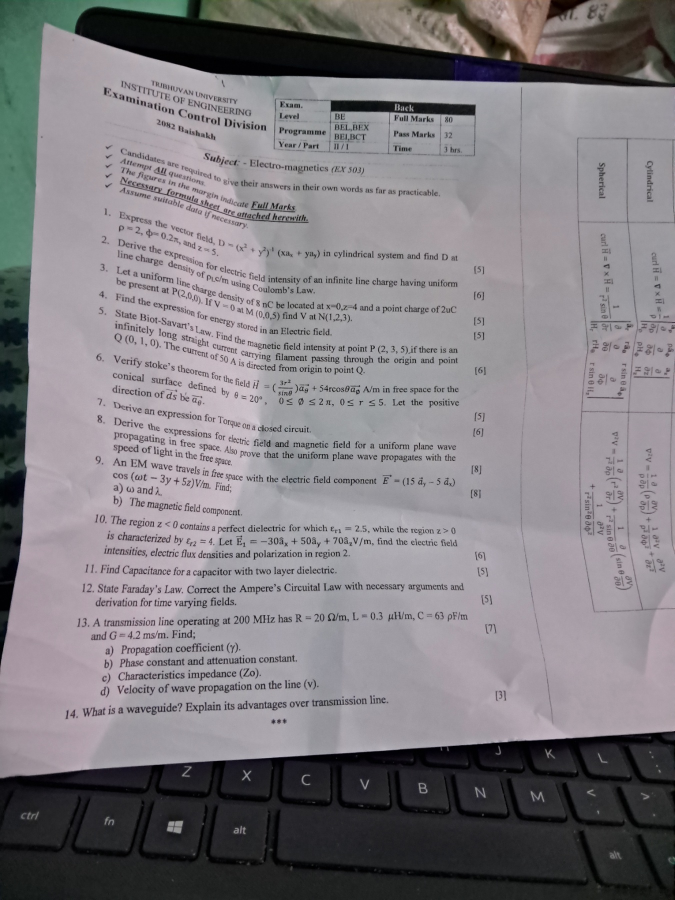
#> input picture Days/OpenCV_Images/img4.jpg, 1350 x 1800 px (shown at 1/2 size)
$ python Day17.py
#> lines starting #> are read from the running program, lines starting #| are printed output that depends on the picture
import cv2 as cv

# Reading Images
#img = cv.imread(r"img1.jpg")
#cv.imshow("Image", img)

# Resizing
#resized = cv.resize(img, (500,500))
#cv.imshow("Image", resized)

# FLip Image
'''
img = cv.imread(r"img2.png")
resized = cv.resize(img, (500,500))
flipped = cv.flip(resized, -1)
cv.imshow("Image", flipped)
cv.waitKey(0)
'''

# Converting to Grey Scale
'''
img = cv.imread(r"img2.png")
resized = cv.resize(img, (500,500))

gray = cv.cvtColor(resized, cv.COLOR_BGR2GRAY)
cv.imshow("Gray_Image", gray)
cv.waitKey(0)
'''

# Rectangle
'''
img = cv.imread(r"img2.png")
cv.rectangle(img, (50,50), (250,300), (0,255,0), 2)

cv.imshow("Rect_Image", img)
cv.waitKey(0)
'''

# Edge Detection
## Canny -> ML model - pre-trained
img = cv.imread(r"img4.jpg")
#> img is the input picture: shape (1800, 1350, 3); mean B, G, R 129.3, 125, 128.6
resized = cv.resize(img, (500,500))
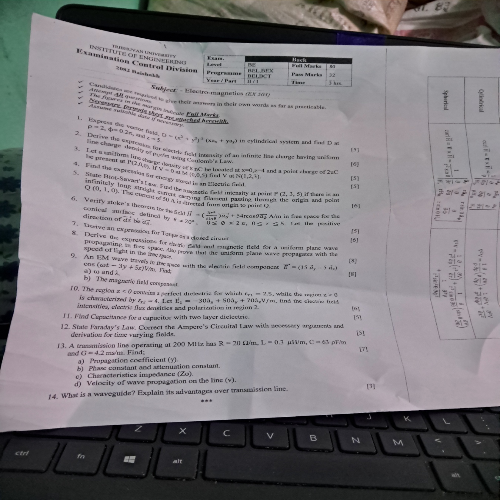
#> resized: shape (500, 500, 3); mean B, G, R 129.2, 124.9, 128.5
edges = cv.Canny(resized, threshold1= 100, threshold2= 200)
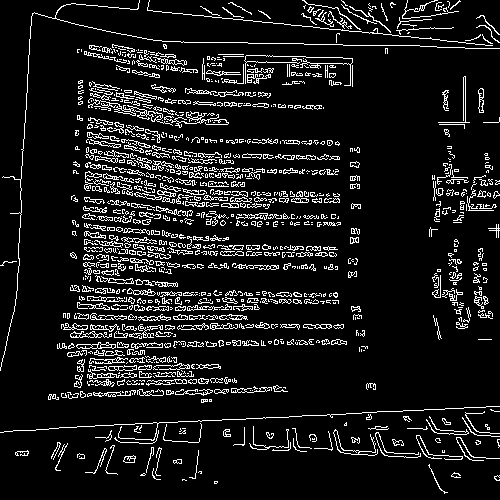
#> edges: shape (500, 500); 10% white in thin lines or dots
cv.imshow("Edges", edges)
cv.waitKey(0)

$ run again, with Days/OpenCV_Images/img1.jpg copied over Days/OpenCV_Images/img4.jpg
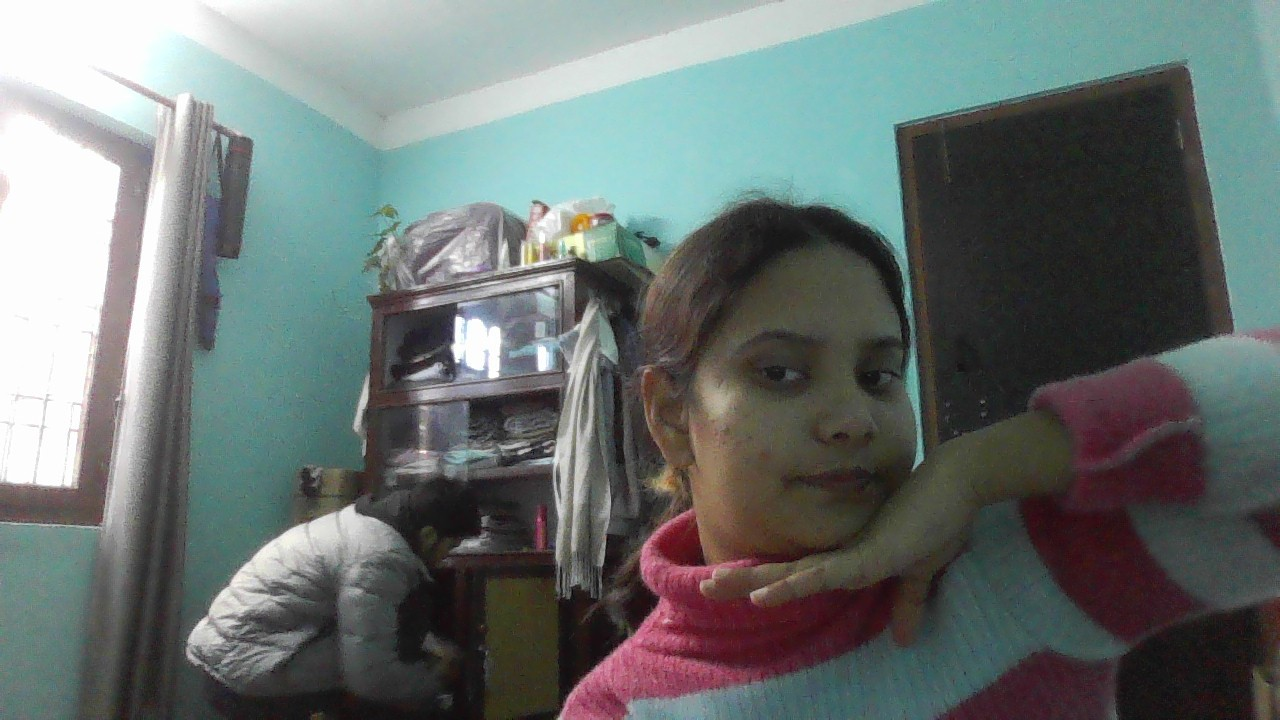
#> input picture Days/OpenCV_Images/img1.jpg, 1280 x 720 px
#> img is the input picture: shape (720, 1280, 3); mean B, G, R 112.6, 114.5, 105.9
#> `resized = cv.resize(img, (500,500))`:
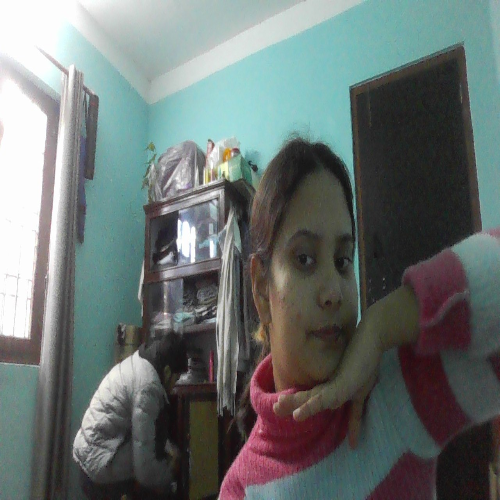
#> resized: shape (500, 500, 3); mean B, G, R 112.5, 114.4, 105.8
#> `edges = cv.Canny(resized, threshold1= 100, threshold2= 200)`:
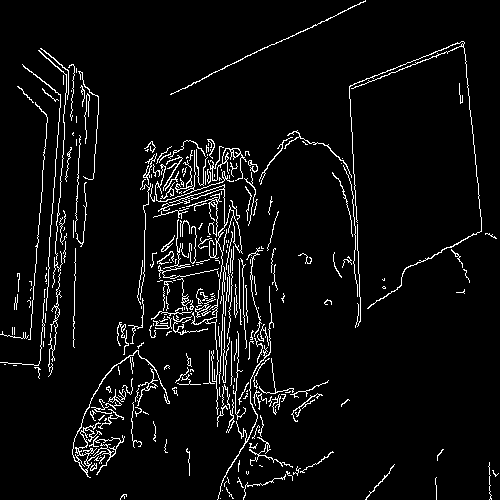
#> edges: shape (500, 500); 5.2% white in thin lines or dots

$ run again, with Days/OpenCV_Images/img3.jpg copied over Days/OpenCV_Images/img4.jpg
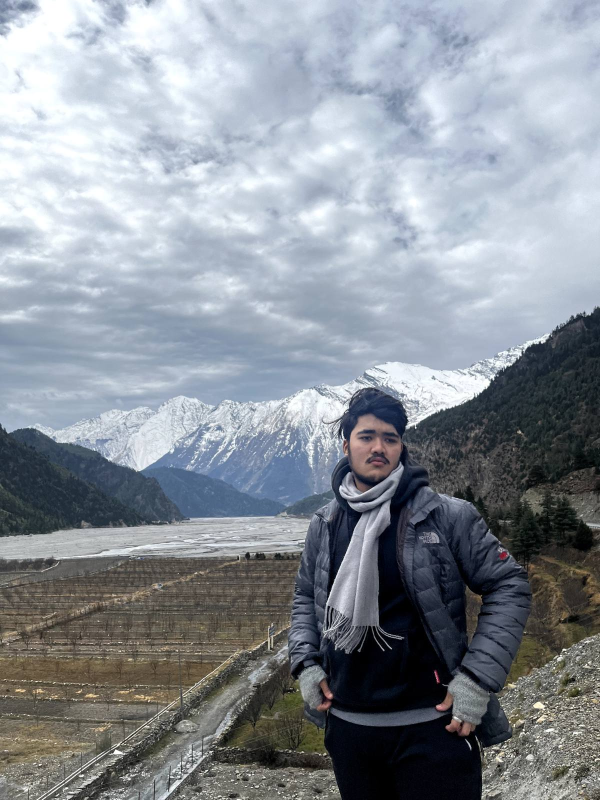
#> input picture Days/OpenCV_Images/img3.jpg, 1200 x 1600 px (shown at 1/2 size)
#> img is the input picture: shape (1600, 1200, 3); mean B, G, R 152.4, 144.6, 138.2
#> `resized = cv.resize(img, (500,500))`:
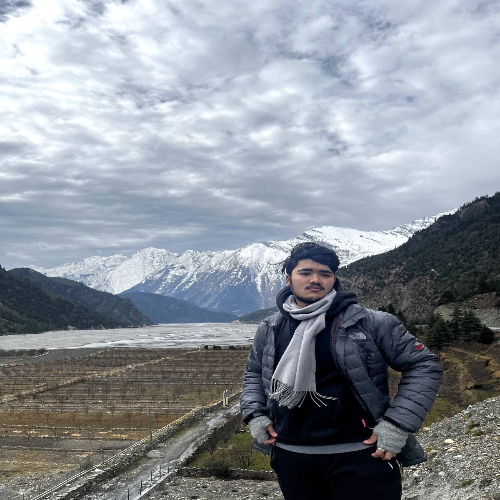
#> resized: shape (500, 500, 3); mean B, G, R 152.4, 144.5, 138.1
#> `edges = cv.Canny(resized, threshold1= 100, threshold2= 200)`:
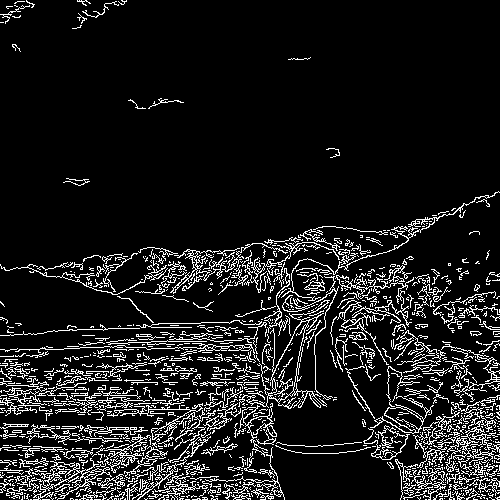
#> edges: shape (500, 500); 10.8% white in thin lines or dots
